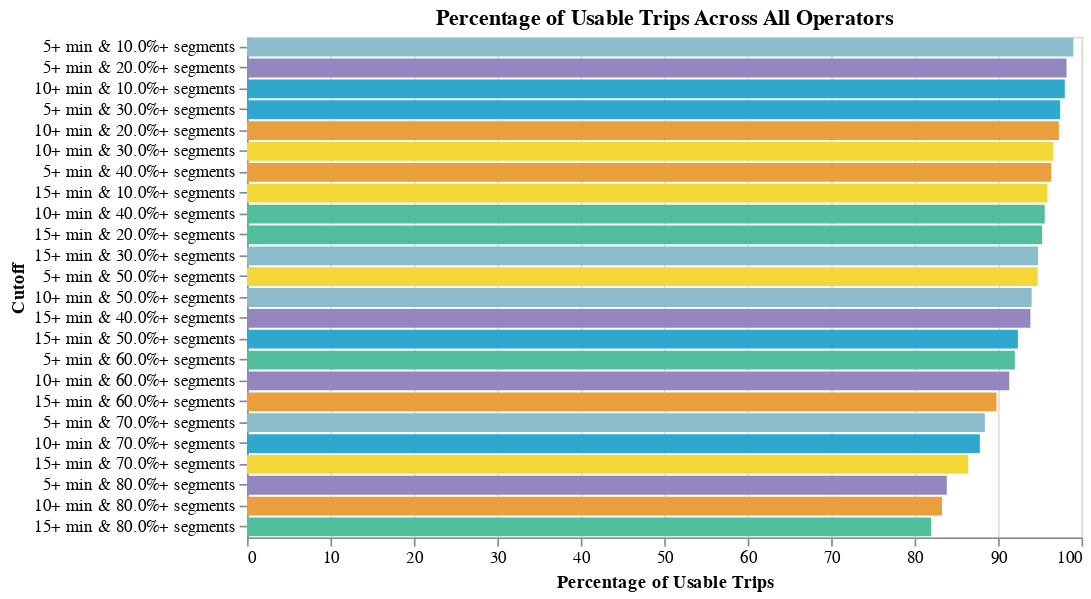

The notebook cell this image was saved under:
### Code cell
statewide_chart

### Figure 1 — Vega-Lite specification as saved in the notebook (floating-point values rounded to 4 significant figures)
{"config": {"view": {"continuousWidth": 400, "continuousHeight": 300}}, "data": {"name": "data-34d39a43bc12872ec24898c22fbed751"}, "mark": "bar", "encoding": {"color": {"field": "Cutoff", "legend": null, "scale": {"range": ["#2EA8CE", "#EB9F3C", "#F4D837", "#51BF9D", "#8CBCCB", "#9487C0"]}, "type": "nominal"}, "tooltip": [{"field": "Cutoff", "type": "nominal"}, {"field": "Percentage of Usable Trips", "type": "quantitative"}, {"field": "N Trips", "type": "quantitative"}], "x": {"field": "Percentage of Usable Trips", "sort": {"field": "Percentage of Usable Trips", "order": "descending"}, "type": "quantitative"}, "y": {"field": "Cutoff", "sort": {"field": "Percentage of Usable Trips", "order": "descending"}, "type": "nominal"}}, "height": 300, "title": "Percentage of Usable Trips Across All Operators", "width": 500, "$schema": "https://vega.github.io/schema/vega-lite/v4.17.0.json", "datasets": {"data-34d39a43bc12872ec24898c22fbed751": [{"Cutoff": "10+ min & 10.0%+ segments", "N Trips": 68477, "Percentage of Usable Trips": 98.0}, {"Cutoff": "10+ min & 20.0%+ segments", "N Trips": 67978, "Percentage of Usable Trips": 97.29}, {"Cutoff": "10+ min & 30.0%+ segments", "N Trips": 67512, "Percentage of Usable Trips": 96.62}, {"Cutoff": "10+ min & 40.0%+ segments", "N Trips": 66793, "Percentage of Usable Trips": 95.59}, {"Cutoff": "10+ min & 50.0%+ segments", "N Trips": 65699, "Percentage of Usable Trips": 94.02}, {"Cutoff": "10+ min & 60.0%+ segments", "N Trips": 63824, "Percentage of Usable Trips": 91.34}, {"Cutoff": "10+ min & 70.0%+ segments", "N Trips": 61362, "Percentage of Usable Trips": 87.82}, {"Cutoff": "10+ min & 80.0%+ segments", "N Trips": 58196, "Percentage of Usable Trips": 83.29}, {"Cutoff": "15+ min & 10.0%+ segments", "N Trips": 67021, "Percentage of Usable Trips": 95.92}, {"Cutoff": "15+ min & 20.0%+ segments", "N Trips": 66580, "Percentage of Usable Trips": 95.29}, {"Cutoff": "15+ min & 30.0%+ segments", "N Trips": 66237, "Percentage of Usable Trips": 94.79}, {"Cutoff": "15+ min & 40.0%+ segments", "N Trips": 65595, "Percentage of Usable Trips": 93.88}, {"Cutoff": "15+ min & 50.0%+ segments", "N Trips": 64546, "Percentage of Usable Trips": 92.37}, {"Cutoff": "15+ min & 60.0%+ segments", "N Trips": 62757, "Percentage of Usable Trips": 89.81}, {"Cutoff": "15+ min & 70.0%+ segments", "N Trips": 60394, "Percentage of Usable Trips": 86.43}, {"Cutoff": "15+ min & 80.0%+ segments", "N Trips": 57290, "Percentage of Usable Trips": 81.99}, {"Cutoff": "5+ min & 10.0%+ segments", "N Trips": 69194, "Percentage of Usable Trips": 99.03}, {"Cutoff": "5+ min & 20.0%+ segments", "N Trips": 68621, "Percentage of Usable Trips": 98.21}, {"Cutoff": "5+ min & 30.0%+ segments", "N Trips": 68090, "Percentage of Usable Trips": 97.45}, {"Cutoff": "5+ min & 40.0%+ segments", "N Trips": 67327, "Percentage of Usable Trips": 96.35}, {"Cutoff": "5+ min & 50.0%+ segments", "N Trips": 66204, "Percentage of Usable Trips": 94.75}, {"Cutoff": "5+ min & 60.0%+ segments", "N Trips": 64291, "Percentage of Usable Trips": 92.01}, {"Cutoff": "5+ min & 70.0%+ segments", "N Trips": 61779, "Percentage of Usable Trips": 88.41}, {"Cutoff": "5+ min & 80.0%+ segments", "N Trips": 58597, "Percentage of Usable Trips": 83.86}]}}
